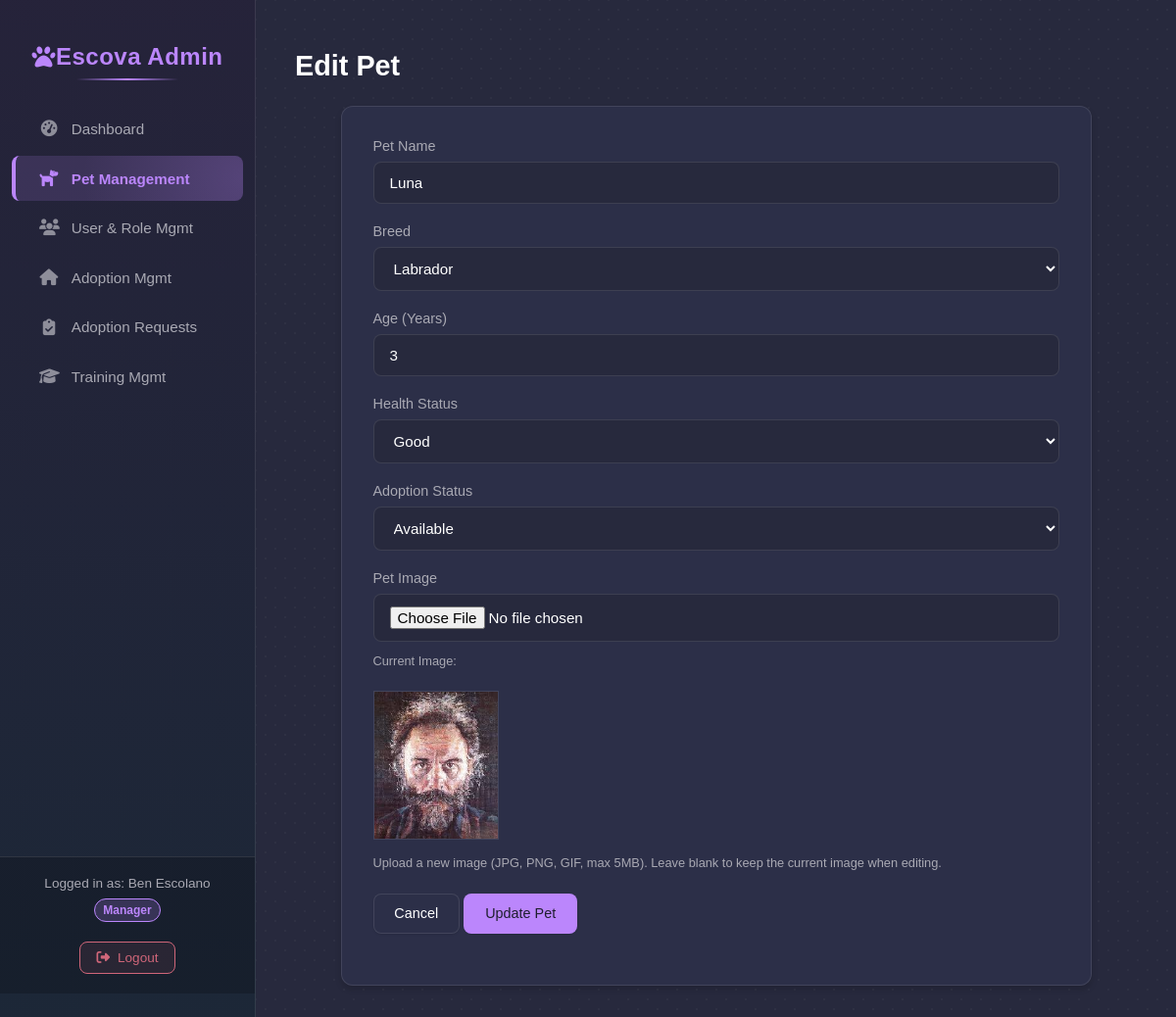
Screenshot of /admin/edit_pet.php?id=6 (signed in) with the database file from the repository.
### tables this page shows
CREATE TABLE `tblpet` (
  `pet_id` int(11) NOT NULL,
  `name` varchar(50) DEFAULT NULL,
  `breed_id` int(11) DEFAULT NULL,
  `age` int(11) DEFAULT NULL,
  `health_status` varchar(100) DEFAULT NULL,
  `adoption_status` enum('Available','Adopted') DEFAULT NULL,
  `pet_image` varchar(255) DEFAULT NULL,
  `created_at` timestamp NOT NULL DEFAULT current_timestamp(),
  `updated_at` timestamp NOT NULL DEFAULT current_timestamp() ON UPDATE current_timestamp()
);

CREATE TABLE `tblbreed` (
  `breed_id` int(11) NOT NULL,
  `species_id` int(11) DEFAULT NULL,
  `breed_name` varchar(50) DEFAULT NULL
);

### admin/admin_logic.php (called while the page is built, shortened)
<?php
function getPetById($pet_id) {
    $conn = getDbConnection();
    $pet = null;
    $sql = "SELECT p.*, b.breed_name, s.species_name, s.species_id, p.pet_image
            FROM tblpet p
            JOIN tblbreed b ON p.breed_id = b.breed_id
            JOIN tblspecies s ON b.species_id = s.species_id
            WHERE p.pet_id = ?";
    $stmt = $conn->prepare($sql);
    if ($stmt) {
        try {
            $stmt->bind_param("i", $pet_id);
            $stmt->execute();
            $result = $stmt->get_result();
            if ($result->num_rows === 1) {
                $pet = $result->fetch_assoc();
            }
        } catch (Exception $e) {
             error_log("Error fetching pet by ID ($pet_id): " . $e->getMessage());
        } finally {
            $stmt->close();
        }
     } else {
         error_log("Prepare failed for getPetById: (" . $conn->errno . ") " . $conn->error);
    }
    return $pet;
}
function getAllBreeds() {
    $conn = getDbConnection();
    $breeds = [];
    $sql = "SELECT breed_id, breed_name, species_id FROM tblbreed ORDER BY breed_name";
    $stmt = $conn->prepare($sql);
    if ($stmt) {
        try {
            $stmt->execute();
            $result = $stmt->get_result();
            while ($row = $result->fetch_assoc()) {
                $breeds[] = $row;
            }
        } catch (Exception $e) {
            error_log("Error fetching all breeds: " . $e->getMessage());
        } finally {
            $stmt->close();
        }
    } else {
         error_log("Prepare failed for getAllBreeds: (" . $conn->errno . ") " . $conn->error);
    }
    return $breeds;
}
?>

### admin/edit_pet.php (the view, shortened to what this page needs)
<?php
$pet_id = null;
$name = '';
$breed_id = '';
$age = '';
$health_status = 'Good';
$adoption_status = 'Available';
$pet_image = null;
$form_mode = 'add';
if (isset($_GET['id']) && is_numeric($_GET['id'])) {
    $pet_id = (int)$_GET['id'];
    $form_mode = 'edit';
    $pageTitle = "Edit Pet";
    $pet = getPetById($pet_id);
    if ($pet) {
        $name = $pet['name'];
        $breed_id = $pet['breed_id'];
        $age = $pet['age'];
        $health_status = $pet['health_status'];
        $adoption_status = $pet['adoption_status'];
        $pet_image = $pet['pet_image'] ?? null;
    } else {
        header("Location: manage_pets.php?status=not_found");
        exit();
    }
}
$breeds = getAllBreeds();
require_once('partials/header.php');
?>
<h1><?php echo $pageTitle; ?></h1>
<div class="admin-form-container">
    <form action="edit_pet.php<?php echo ($form_mode == 'edit' ? '?id=' . $pet_id : ''); ?>" method="POST" enctype="multipart/form-data">
        <div class="form-group">
            <label for="name">Pet Name</label>
            <input type="text" id="name" name="name" required value="<?php echo htmlspecialchars($name); ?>">
        </div>
        <div class="form-group">
            <label for="breed_id">Breed</label>
            <select id="breed_id" name="breed_id" required>
                <?php foreach ($breeds as $breed): ?>
                    <option value="<?php echo $breed['breed_id']; ?>" <?php echo ($breed_id == $breed['breed_id']) ? 'selected' : ''; ?>>
                        <?php echo htmlspecialchars($breed['breed_name']); ?>
                    </option>
                <?php endforeach; ?>
            </select>
        </div>
         <div class="form-group">
            <label for="age">Age (Years)</label>
            <input type="number" id="age" name="age" required min="0" value="<?php echo htmlspecialchars($age); ?>">
        </div>
        <div class="form-group">
            <label for="health_status">Health Status</label>
            <select id="health_status" name="health_status" required>
                <?php $healthOptions = ['Excellent', 'Good', 'Fair', 'Poor']; ?>
                <?php foreach ($healthOptions as $option): ?>
                <option value="<?php echo $option; ?>" <?php echo ($health_status == $option) ? 'selected' : ''; ?>>
                    <?php echo $option; ?>
                </option>
                <?php endforeach; ?>
            </select>
        </div>
        <div class="form-group">
            <label for="adoption_status">Adoption Status</label>
             <select id="adoption_status" name="adoption_status" required>
                <?php $adoptionOptions = ['Available', 'Adopted', 'Pending'];  ?>
                 <?php foreach ($adoptionOptions as $option): ?>
                <option value="<?php echo $option; ?>" <?php echo ($adoption_status == $option) ? 'selected' : ''; ?>>
                    <?php echo $option; ?>
                </option>
                <?php endforeach; ?>
            </select>
        </div>
        <div class="form-group">
            <label for="pet_image">Pet Image</label>
            <input type="file" id="pet_image" name="pet_image" accept="image/jpeg, image/png, image/gif">
            <?php
            if ($form_mode == 'edit' && !empty($pet_image)):
                $imagePath = "../public/uploads/pets/" . htmlspecialchars($pet_image);
            ?>
                <div style="margin-top: 10px;">
                    <small>Current Image:</small><br>
                    <img src="<?php echo $imagePath; ?>" alt="Current Pet Image" style="max-width: 150px; max-height: 150px; border-radius: var(--radius-md); margin-top: 5px; border: 1px solid var(--divider-border);">
                 </div>
            <?php endif; ?>
            <small>Upload a new image (JPG, PNG, GIF, max 5MB). Leave blank to keep the current image when editing.</small>
        </div>
        <div class="form-group text-right mt-4">
             <a href="manage_pets.php" class="admin-button secondary">Cancel</a>
            <button type="submit" class="admin-button">
                <?php echo ($form_mode == 'edit' ? 'Update Pet' : 'Add Pet'); ?>
            </button>
        </div>
    </form>
</div>
<?php
require_once('partials/footer.php');
?>

### public/css/admin_styles.css (style rules this page uses)
:root { --primary-bg: #1e1e2f; --secondary-bg: #27293d; --surface-bg: #2c2f48; --primary-text: #ffffff; --secondary-text: #a9a9b3; --primary-accent: #bb86fc; --secondary-accent: #03dac6; --tertiary-accent: #cf6679; --divider-border: rgba(255, 255, 255, 0.1); --success: #4caf50; --warning: #fb8c00; --info: #2196f3; --gray-50: #f9fafb; --gray-100: #f3f4f6; --gray-200: #e5e7eb; --gray-300: #d1d5db; --gray-400: #9ca3af; --gray-500: #6b7280; --gray-600: #4b5563; --gray-700: #374151; --gray-800: #1f2937; --gray-900: #111827; --radius-sm: 4px; --radius: 8px; --radius-lg: 12px; --shadow-sm: 0 1px 2px rgba(0, 0, 0, 0.1); --shadow: 0 4px 6px rgba(0, 0, 0, 0.15); --shadow-md: 0 6px 10px rgba(0, 0, 0, 0.2); --font-family-base: "Nunito Sans", sans-serif; }
body { margin: 0; font-family: sans-serif; background-color: var( --secondary-bg ); }
.admin-main-content > * { position: relative; z-index: 1; }
h1 { color: var(--primary-text); margin-bottom: 1.5rem; font-size: 1.8rem; }
.admin-button { display: inline-flex; align-items: center; justify-content: center; padding: 0.7rem 1.3rem; border: 1px solid transparent; border-radius: var(--radius); font-weight: 500; font-size: 0.9rem; cursor: pointer; text-decoration: none; transition: all 0.2s ease; background-color: var(--primary-accent); color: var(--primary-bg); box-shadow: var(--shadow-sm); }
.admin-button.secondary { background-color: var(--surface-bg); color: var(--primary-text); border-color: var(--divider-border); }
.admin-form-container { background-color: var(--surface-bg); padding: 2rem; border-radius: var(--radius-lg); box-shadow: var(--shadow); border: 1px solid var(--divider-border); max-width: 700px; margin: 0 auto; }
.form-group { margin-bottom: 1.25rem; }
.form-group label { display: block; margin-bottom: 0.5rem; font-weight: 500; color: var(--secondary-text); font-size: 0.9rem; }
.form-group input[type="text"], .form-group input[type="number"], .form-group input[type="email"], .form-group input[type="password"], .form-group input[type="tel"], .form-group input[type="file"], .form-group select, .form-group textarea { width: 100%; padding: 0.75rem 1rem; border-radius: var(--radius); border: 1px solid var(--divider-border); background-color: var(--secondary-bg); color: var(--primary-text); font-size: 0.95rem; transition: border-color 0.2s ease, box-shadow 0.2s ease; box-sizing: border-box; }
.form-group small { display: block; margin-top: 0.5rem; font-size: 0.8rem; color: var(--secondary-text); }
.form-group.mt-4 { margin-top: 1.5rem; }

### public/css/admin_manage_role.css (style rules this page uses)
.admin-form-container .form-group small { display: block; margin-top: 0.75rem; font-size: 0.8rem; color: var(--secondary-text); }

### rows the page displays
tblpet: name "Luna", breed_id "Labrador", age "3", health_status "Good", adoption_status "Available", pet_image (picture)

### other values shown
$_SESSION['user_name'] "Ben Escolano"
$_SESSION['personnel_role'] "Manager"
$pageTitle "Edit Pet"
